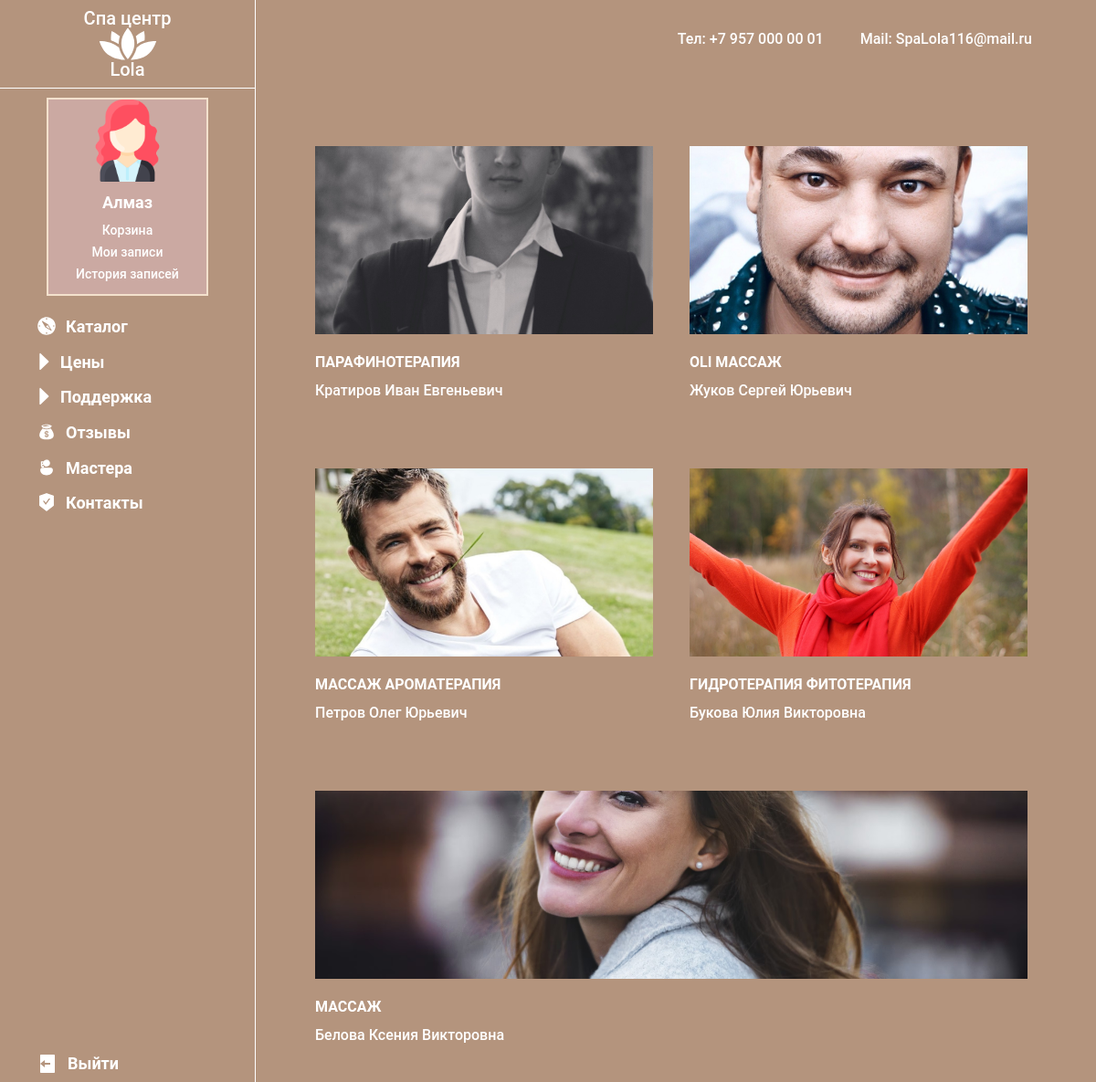
Page /masters (signed in) on the committed database.
### users/models.py (models this page shows, shortened)
class CustomUser(AbstractUser):
    surname = models.CharField(max_length=100, verbose_name="Фамилия")
    name = models.CharField(max_length=100, verbose_name="Имя")
    middlename = models.CharField(max_length=100, verbose_name="Отчество", blank=True)
    email = models.EmailField(max_length=221, verbose_name="email")
    phone = models.CharField(max_length=12, verbose_name="Номер телефона", unique=True)
    status = models.BooleanField(default=False, verbose_name='Подтверждение аккаунта')
    USERNAME_FIELD = 'phone'
    REQUIRED_FIELDS = ['username']

### SpaApp/models.py (models this page shows, shortened)
class Masters(models.Model):
    photo = models.ImageField(upload_to='photos/%Y/%m/%d/', verbose_name='Фото', blank=True)
    surname = models.CharField(max_length=100, verbose_name="Фамилия")
    name = models.CharField(max_length=100, verbose_name="Имя")
    middlename = models.CharField(max_length=100, verbose_name="Отчество", blank=True)
    FIO = models.CharField(max_length=255, verbose_name='ФИО')
    services = models.ManyToManyField('Services', related_name='specialists')
    class Meta:
        verbose_name = 'Мастер'
        verbose_name_plural = 'Мастера'

class Services(models.Model):
    photo = models.ImageField(upload_to='photos/%Y/%m/%d/', verbose_name='Фото', blank=True)
    title = models.CharField(max_length=150, verbose_name='Название услуги')
    description = models.TextField(verbose_name='Описание услуги')
    duration = models.CharField(max_length=150, verbose_name='Длительность услуги')
    price = models.DecimalField(max_digits=10, decimal_places=2, verbose_name='Цена')
    class Meta:
        verbose_name = 'Услуга'
        verbose_name_plural = 'Услуги'

### SpaApp/views.py (the view)
# urls.py: path('masters', MasterPage.as_view(), name='master_page'),
class MasterPage(ListView):
    template_name = 'SpaApp/MastersPage.html'
    model = Masters
    context_object_name = 'masters'
    def get_queryset(self):
        return Masters.objects.all().order_by('-pk')

### SpaApp/templates/SpaApp/MastersPage.html (shortened to what this page needs)
{%extends 'base_layout.html' %}
{% load static %}
{% block styles %}
<link rel="stylesheet" href="{% static 'css/masterspage.css' %}">
{% endblock %}
{% block header %}
{% include 'SpaApp/header.html' %}
{% endblock %}
{% block content %}
<div class="main__conainer _container">
    <div class="main__header">
        <div class="main__info info-main">
            <div class="info-main__phone">
                <div class="phone__data">Тел: <a href="tel:+79570000001" class="phone__link">+7 957 000 00 01</a></div>
            </div>
            <div class="info-main__mail">
                <div class="mail__data">Mail: <a href="mailto:SpaLola116@mail.ru"
                                                 class="mail_link">SpaLola116@mail.ru</a></div>
            </div>
        </div>
    </div>
    <div class="main__body">
        <div class="body__row">
            {% for master in masters %}
            <div class="body__column">
                <div class="body__item item-main">
                    <div class="item-main__photo">
                        {% if master.photo %}
                        <img src="{{master.photo.url}}" alt="master_photo">
                        {% else %}
                        <img src="" alt="NoneImage">
                        {%endif%}
                    </div>
                    <div class="item-main__services">
                        {% for service in master.services.all %}
                        {{ service.title|upper}}
                        {% endfor %}
                    </div>
                    <div class="item-main__fio">
                        {{master.FIO}}
                    </div>
                </div>
            </div>
            {% endfor %}
        </div>
    </div>
</div>
{% endblock %}

### SpaApp/templates/SpaApp/header.html (shortened to what this page needs)
{% load static %}
<header class="header">
    <div class="header__container">
        <div class="header__body">
            <div class="header__logo">
                <a href="/" class="title__logo">Спа центр</a>
                <a href="/"><img src="{% static 'image/Lola.svg' %}" alt="Logo"></a>
                <a href="/" class="title__logo">Lola</a>
            </div>
            <div class="header__profile profile">
                {% if user.is_authenticated %}
                <div class="profile__photo">
                    <img src="{% static 'image/Avatar.svg' %}" alt="profile avatar">
                </div>
                <div class="profile__name">
                    <a href="" class="profile__link">{{user.name}}</a>
                </div>
                <div class="profile__items">
                    <a href="" class="profile__link">Корзина</a>
                </div>
                <div class="profile__items">
                    <a href="" class="profile__link">Мои записи</a>
                </div>
                <div class="profile__items">
                    <a href="" class="profile__link">История записей</a>
                </div>
                {% endif %}
            </div>
            <div class="header__menu menu">
                <ul class="menu__list">
                    <li class="menu__item">
                        <div class="menu__icon">
                            <img src="{% static 'image/Menu.svg' %}" alt="menu">
                        </div>
                        <a href="/" class="menu__link">Каталог</a>
                    </li>
                    <li class="menu__item">
                        <div class="menu__icon">
                            <img src="{% static 'image/Arrow.svg' %}" alt="menu">
                        </div>
                        <a href="{% url 'price' %}" class="menu__link">Цены</a>
                    </li>
                    <li class="menu__item">
                        <div class="menu__icon">
                            <img src="{% static 'image/Arrow.svg' %}" alt="menu">
                        </div>
                        <a href="" class="menu__link">Поддержка</a>
                    </li>
                    <li class="menu__item">
                        <div class="menu__icon">
                            <img src="{% static 'image/Balance.svg' %}" alt="menu">
                        </div>
                        <a href="" class="menu__link">Отзывы</a>
                    </li>
                    <li class="menu__item">
                        <div class="menu__icon">
                            <img src="{% static 'image/Support.svg' %}" alt="menu">
                        </div>
                        <a href="{% url 'master_page' %}" class="menu__link">Мастера</a>
                    </li>
                    <li class="menu__item">
                        <div class="menu__icon">
                            <img src="{% static 'image/Garantees.svg' %}" alt="menu">
                        </div>
                        <a href="{%url 'contacts_page'%}" class="menu__link">Контакты</a>
                    </li>
                    {% if user.is_authenticated %}
                    <li class="menu__item logout_item">
                        <div class="menu__icon">
                            <img src="{% static 'image/Logout.svg' %}" alt="menu">
                        </div>
                        <a href="{% url 'logout' %}" class="menu__link logout_buuton">Выйти</a>
                    </li>
                    {% endif %}
                </ul>
            </div>
        </div>
    </div>
</header>

### SpaCentr/static/css/base.css (style rules this page uses)
* { padding: 0; margin: 0; border: 0; }
*,*:before,*:after { -webkit-box-sizing: border-box; -moz-box-sizing: border-box; box-sizing: border-box; }
nav, footer,header,aside { display: block; }
html,body { height: 100%; width: 100%; font-size: 100%; line-height: 1; font-size: 14px; color: #252B42; font-weight: 500; font-family: "REX"; -ms-text-size-adjust: 100%; -moz-text-size-adjust: 100%; -webkit-text-size-adjust: 100%; }
a, a:visited { text-decoration: none; }
ul li { list-style: none; }
img { vertical-align: top; }
._container { max-width: 1100px; padding: 0 15px; margin: 0 auto; }
body { font-family: 'Roboto', sans-serif; background: #b4947d; }
.header__container { display: flex; flex-direction: column; }
.header__body { background: #b4947d; width: 280px; height: 100%; display: flex; flex-direction: column; align-items: center; position: fixed; transition: all 0.2s ease 0s; overflow-y: auto; border-right: 1.5px solid rgba(255, 255, 255, 1); }
.header__logo { display: flex; flex-direction: column; justify-content: center; align-items: center; padding: 10px 0; border-bottom: 1.5px solid rgba(255, 255, 255, 1); width: 100%; }
.title__logo { color: white; font-size: 20px; }
.header__profile { display: flex; flex-direction: column; align-items: center; padding: 10px 30px; border: 2px solid rgba(243, 225, 205, 1); margin: 10px 0; background: rgba(203, 169, 162, 1); border-image-slice: 1; }
.profile__photo { margin: -10px 0 10px 0 ; }
.profile__name { margin: 5px 0 10px 0; font-weight: 600; font-size: 18px; line-height: calc(18/20*100%); }
.profile__items { padding: 5px 0; }
.profile__link { color: white; }
.header__menu { background: #b4947d; position: relative; display: flex; margin: 5px 0 0 0; flex-direction: column; align-items: flex-start; text-align: left; padding: 0 25px 0 25px; width: 100%; height: 100%; }
.menu__list { width: 100%; height: 100%; display: flex; flex-direction: column; }
.menu__item { padding: 2px 10px; width: 100%; display: flex; }
.menu__link { color: white; padding: 10px 0 10px 5px; font-weight: 600; font-size: 18px; line-height: calc(18/22*100%); }
.menu__icon img { padding: 5px; }
.logout_item { margin-top: auto; }

### SpaCentr/static/css/masterspage.css (style rules this page uses)
.main__header { display: flex; justify-content: flex-end; }
.main__info { display: flex; padding: 15px; }
.info-main__phone { padding: 0 20px; }
.phone__data { color: white; font-size: 16px; }
.phone__link { color: white; font-size: 16px; }
.info-main__mail { padding: 0 20px; }
.mail__data { color: white; font-size: 16px; }
.mail_link { color: white; font-size: 16px; }
.main__body { padding: 20px; }
.body__row { display: flex; flex-wrap: wrap; flex-direction: row; }
.body__column { flex: 0 0 33.333%; padding: 30px 0px; }
@media (max-width: 1400px) { .body__column { flex: 1 1 50%; } }
.body__item { padding: 20px; height: 100%; }
.item-main__photo { position: relative; display: flex; align-items: center; justify-content: center; max-width: 100%; width: 100%; min-height: 100%; height: auto; }
.item-main__photo img { min-width: 100%; max-width: 100%; position: relative; object-fit: cover; max-height: 206px; min-height: 206px; }
.item-main__services { font-size: 16px; font-weight: 600; padding: 0px 0 10px 0; }
.item-main__fio { font-size: 16px; padding: 5px 0 0px 0; }

### rows in the picture
CustomUser: name "Алмаз"
Masters: photo (picture), FIO "Кратиров Иван Евгеньевич"
Services: title "ПАРАФИНОТЕРАПИЯ"
Masters: photo (picture), FIO "Жуков Сергей Юрьевич"
Services: title "OLI МАССАЖ"
Masters: photo (picture), FIO "Петров Олег Юрьевич"
Services: title "МАССАЖ"
Services: title "АРОМАТЕРАПИЯ"
Masters: photo (picture), FIO "Букова Юлия Викторовна"
Services: title "ГИДРОТЕРАПИЯ"
Services: title "ФИТОТЕРАПИЯ"
Masters: photo (picture), FIO "Белова Ксения Викторовна"
